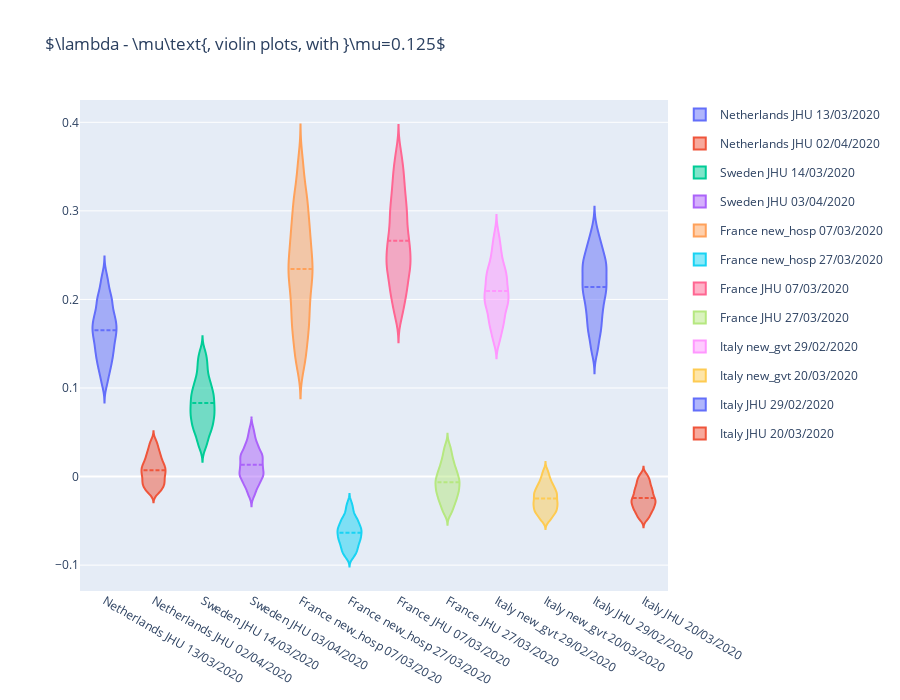

Source (notebook cell):
### Code cell
reload(cov19mcp)
cov19mcp.plotly_violins_all_available_lambda(distances=10)

### Figure 1 — Plotly figure (JSON) as saved in the notebook; plotly's stock layout.template omitted (floating-point values rounded to 4 significant figures; data arrays with more than 128 entries replaced by an {"elided": "..."} marker saying what was removed)
{"data": [{"box": {"visible": false}, "legendgroup": "Netherlands JHU 13/03/2020", "meanline": {"visible": true}, "name": "Netherlands JHU 13/03/2020", "points": false, "type": "violin", "y": {"elided": "1800 float values"}}, {"box": {"visible": false}, "legendgroup": "Netherlands JHU 02/04/2020", "meanline": {"visible": true}, "name": "Netherlands JHU 02/04/2020", "points": false, "type": "violin", "y": {"elided": "1800 float values"}}, {"box": {"visible": false}, "legendgroup": "Sweden JHU 14/03/2020", "meanline": {"visible": true}, "name": "Sweden JHU 14/03/2020", "points": false, "type": "violin", "y": {"elided": "1800 float values"}}, {"box": {"visible": false}, "legendgroup": "Sweden JHU 03/04/2020", "meanline": {"visible": true}, "name": "Sweden JHU 03/04/2020", "points": false, "type": "violin", "y": {"elided": "1800 float values"}}, {"box": {"visible": false}, "legendgroup": "France new_hosp 07/03/2020", "meanline": {"visible": true}, "name": "France new_hosp 07/03/2020", "points": false, "type": "violin", "y": {"elided": "1800 float values"}}, {"box": {"visible": false}, "legendgroup": "France new_hosp 27/03/2020", "meanline": {"visible": true}, "name": "France new_hosp 27/03/2020", "points": false, "type": "violin", "y": {"elided": "1800 float values"}}, {"box": {"visible": false}, "legendgroup": "France JHU 07/03/2020", "meanline": {"visible": true}, "name": "France JHU 07/03/2020", "points": false, "type": "violin", "y": {"elided": "1800 float values"}}, {"box": {"visible": false}, "legendgroup": "France JHU 27/03/2020", "meanline": {"visible": true}, "name": "France JHU 27/03/2020", "points": false, "type": "violin", "y": {"elided": "1800 float values"}}, {"box": {"visible": false}, "legendgroup": "Italy new_gvt 29/02/2020", "meanline": {"visible": true}, "name": "Italy new_gvt 29/02/2020", "points": false, "type": "violin", "y": {"elided": "1800 float values"}}, {"box": {"visible": false}, "legendgroup": "Italy new_gvt 20/03/2020", "meanline": {"visible": true}, "name": "Italy new_gvt 20/03/2020", "points": false, "type": "violin", "y": {"elided": "1800 float values"}}, {"box": {"visible": false}, "legendgroup": "Italy JHU 29/02/2020", "meanline": {"visible": true}, "name": "Italy JHU 29/02/2020", "points": false, "type": "violin", "y": {"elided": "1800 float values"}}, {"box": {"visible": false}, "legendgroup": "Italy JHU 20/03/2020", "meanline": {"visible": true}, "name": "Italy JHU 20/03/2020", "points": false, "type": "violin", "y": {"elided": "1800 float values"}}], "layout": {"height": 700, "title": {"text": "$\\lambda - \\mu\\text{, violin plots, with }\\mu=0.125$"}}}
